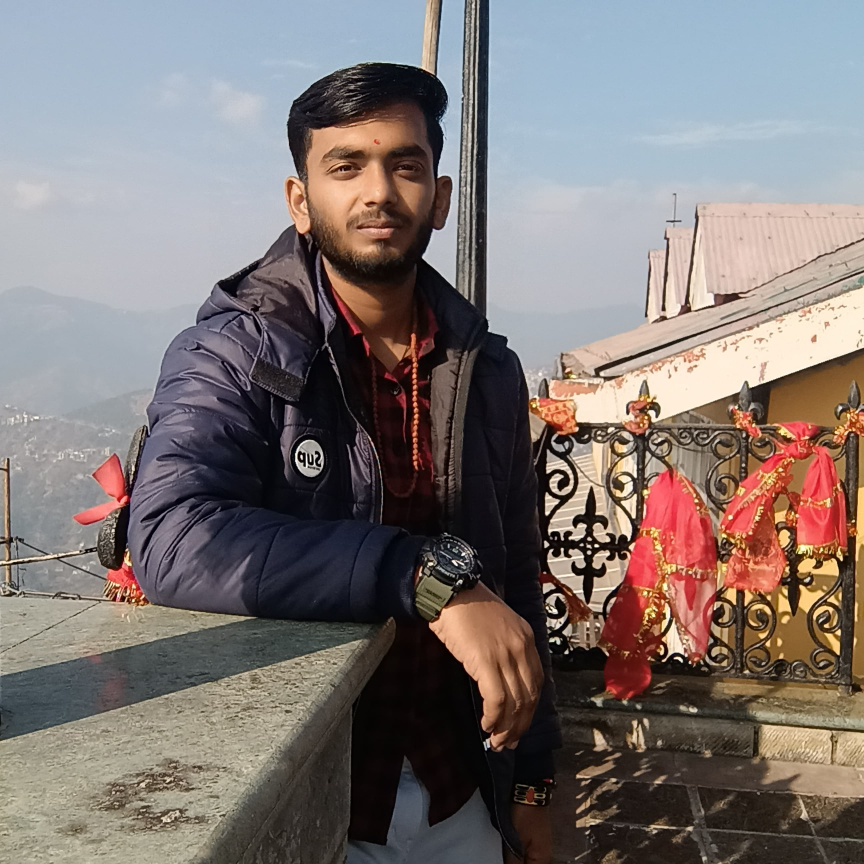
#> input picture Computer Vision/img.jpg, 2592 x 2592 px (shown at 1/3 size)
$ jupyter execute 'cv preprocess.ipynb'
#> lines starting #> are read from the running program, lines starting #| are printed output that depends on the picture
## Computer Vision

## Computer Vision is used to preprocess image and video for model Training.

[cell 1]
import cv2 as cv
import numpy as np
import matplotlib.pyplot as plt

## cv.resize is used to resize an image that take two argument (img,(width,height))

[cell 2]
img=cv.imread('img.jpg')
#> img is the input picture: shape (2592, 2592, 3); mean B, G, R 115.5, 117.7, 126.7
img=cv.resize(img,(600,600))
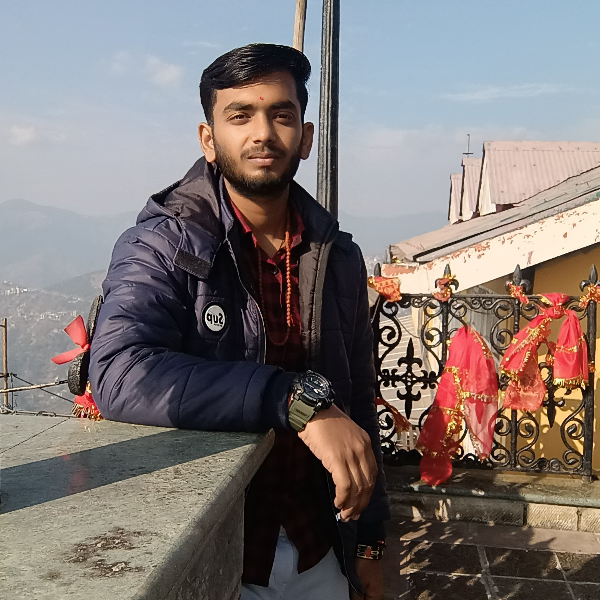
#> img: shape (600, 600, 3); mean B, G, R 115.4, 117.6, 126.6
cv.imshow('clr',img)
cv.waitKey(1000)
cv.destroyAllWindows()

[cell 3]
img1=cv.imread('img.jpg')
img1=cv.resize(img1,(400,400))
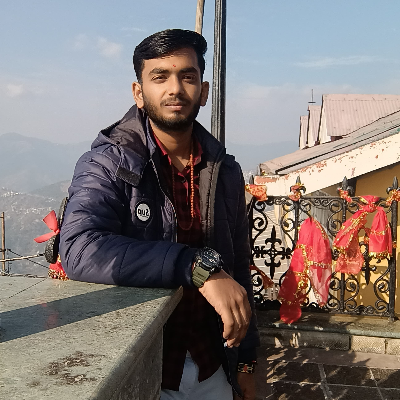
#> img1: shape (400, 400, 3); mean B, G, R 115.4, 117.6, 126.6

## cv.flip is used to flip the image into three
- 1. Horizontal flip(mirror)
- 2. verticle flip (mirror)
- 3. both horizontal & vertical used
(0,-1,1)

[cell 4]
cv.imshow('img1',img1)
cv.imwrite('G:/img/pawan.jpg',img1)
img2=cv.flip(img1,-1)
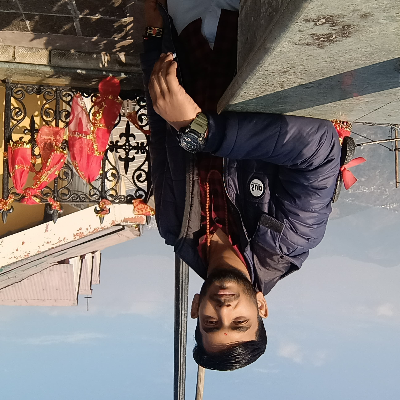
#> img2: shape (400, 400, 3); mean B, G, R 115.4, 117.6, 126.6
cv.imshow('img2',img2)
cv.imwrite('G:/img/pawan1.jpg',img2)
img3=cv.flip(img1,0)
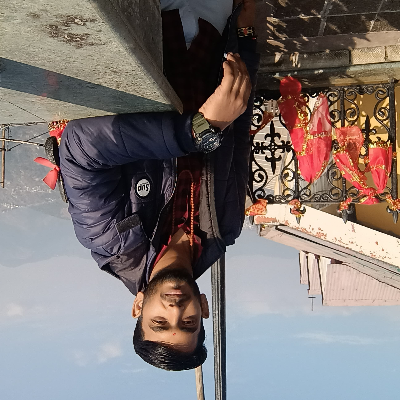
#> img3: shape (400, 400, 3); mean B, G, R 115.4, 117.6, 126.6
cv.imshow('img3',img3)
cv.imwrite('G:/img/pawan2.jpg',img3)
img4=cv.flip(img1,1)
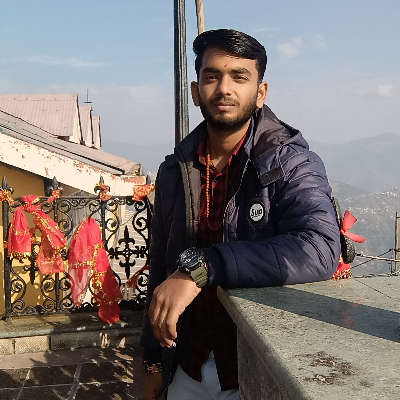
#> img4: shape (400, 400, 3); mean B, G, R 115.4, 117.6, 126.6
cv.imshow('img4',img4)
cv.imwrite('G:/img/pawan3.jpg',img4)
cv.waitKey(5000)
cv.destroyAllWindows()

## cv.split() is used to split channels

[cell 5]
img1=cv.imread('img.jpg')
b,g,r=cv.split(img1)
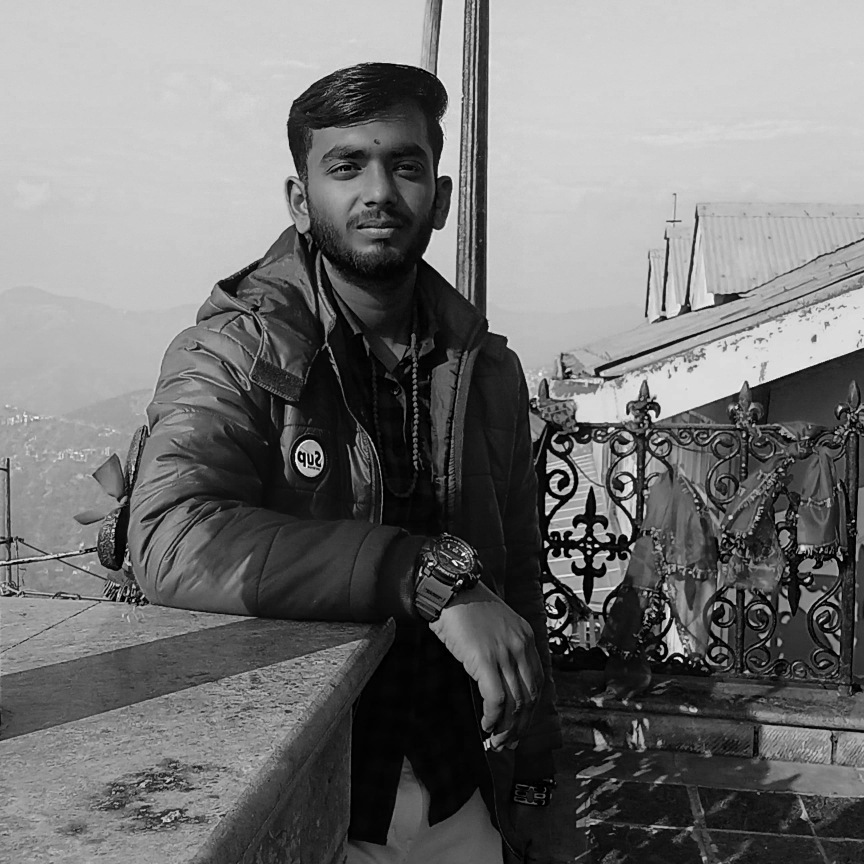
#> b: shape (2592, 2592) (shown at 1/3 size); min 0, max 255, mean 115.5
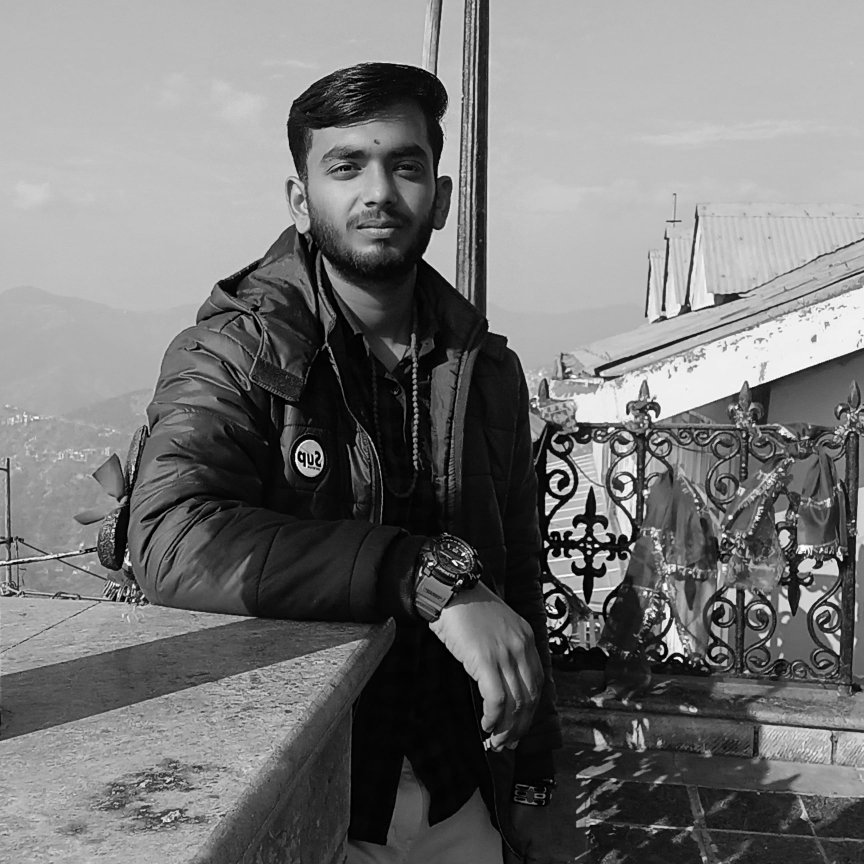
#> g: shape (2592, 2592) (shown at 1/3 size); min 0, max 255, mean 117.7
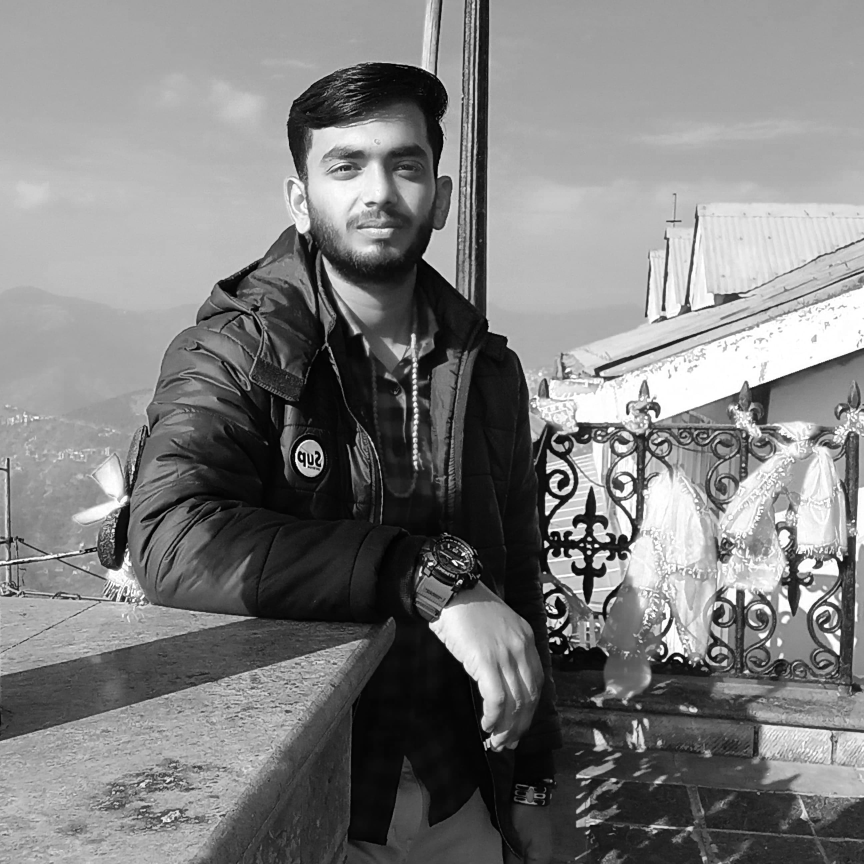
#> r: shape (2592, 2592) (shown at 1/3 size); min 0, max 255, mean 126.7
print('Blue channel array\n',b)
#> (printed output is left out)
print('=========================================================')
print('Green channel array\n',g)
#> (printed output is left out)
print('=========================================================')
print('Red channel array\n',r)
#> (printed output is left out)

[cell 6]
img=cv.imread('img.jpg')
img=cv.resize(img,(400,400))

## cv.convertScaleAbs is used to increase contrast and brightness of an image where alpha is used to increase contrast and beta is used to increase brightness.

[cell 7]
cv.imshow('img',img)
cv.imwrite('G:/img/pawan4.jpg',img)
img1=cv.convertScaleAbs(img,alpha=2) #contrast
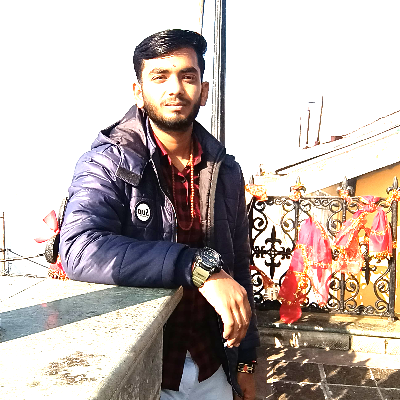
#> img1: shape (400, 400, 3); mean B, G, R 173.4, 178.7, 190.4
cv.imshow('img1',img1)
cv.imwrite('G:/img/pawan5.jpg',img1)
cv.waitKey(5000)
cv.destroyAllWindows()

[cell 8]
img=cv.imread('img.jpg')
img=cv.resize(img,(400,400))

[cell 9]
cv.imshow('img',img)
img1=cv.convertScaleAbs(img,beta=-15) #Brightness
cv.imwrite('G:/img/pawanimg.jpg',img1)
cv.imshow('img1',img1)
cv.waitKey(5000)
cv.destroyAllWindows()

[cell 10]
img=cv.imread('img.jpg')
img=cv.resize(img,(600,600))

## cv.line is used to draw liine into image
## cv.rectangle is used to draw rectangle into image
## cv.putText is used to write anything on the image

[cell 11]
line=cv.line(img,(150,30),(350,30),(0,0,255),2)
cv.imshow('line',line)
cv.imwrite('G:/img/pawanline.jpg',line)
cv.waitKey(5000)
cv.destroyAllWindows()

[cell 12]
img=cv.imread('img.jpg')
img=cv.resize(img,(600,600))

[cell 13]
rectangle=cv.rectangle(img,(170,35),(330,200),(0,0,255),2)
img1=cv.circle(rectangle,(330,450),(95),(0,0,255),2)
#> img1: shape (600, 600, 3)
img1=cv.putText(img1,'Pawan Yadav',(350,45),cv.FONT_HERSHEY_PLAIN,2,(0,0,255),2)
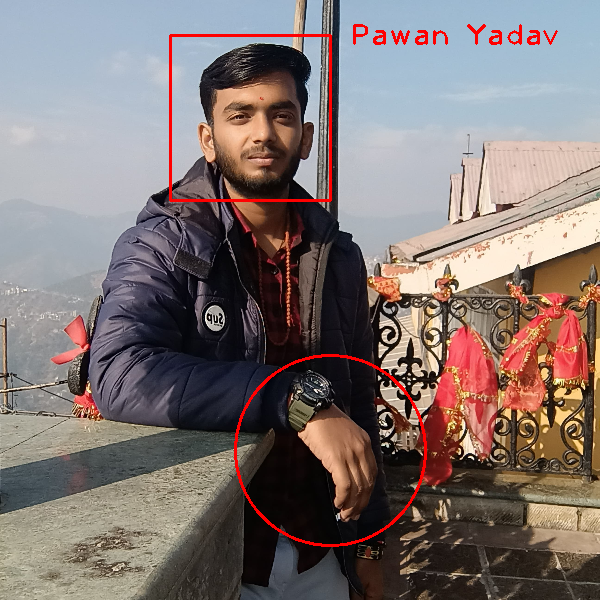
#> img1: shape (600, 600, 3); mean B, G, R 113.8, 116.1, 128.6
cv.imshow('rectangle',img1)
cv.imwrite('G:/img/pawanimg1.jpg',img1)
cv.waitKey(5000)
cv.destroyAllWindows()

$ run again, with Computer Vision/chess.jpg copied over Computer Vision/img.jpg
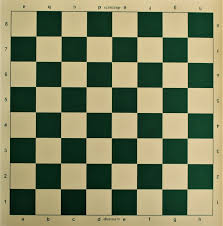
#> input picture Computer Vision/chess.jpg, 223 x 226 px
#> img is the input picture: shape (226, 223, 3); mean B, G, R 95, 129.8, 124.8
#> img: shape (600, 600, 3)
#> (printed output is left out)
#> (printed output is left out)
#> (printed output is left out)
#> `img1=cv.putText(img1,'Pawan Yadav',(350,45),cv.FONT_HERSHEY_PLAIN,2,(0..`:
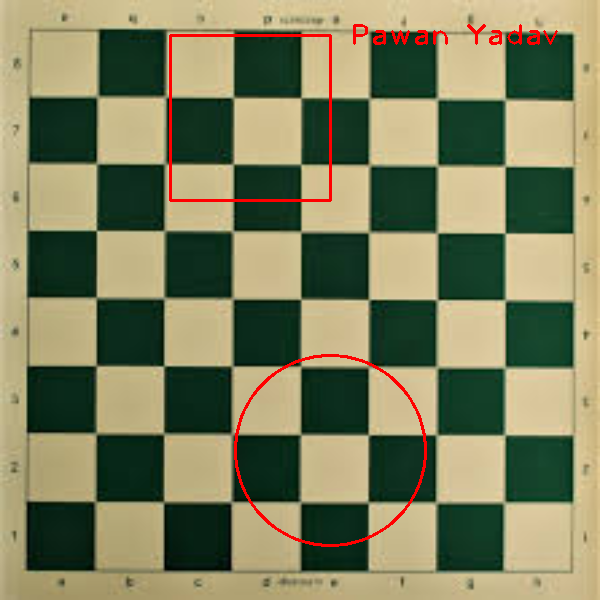
#> img1: shape (600, 600, 3); mean B, G, R 93.7, 127.9, 126.5
